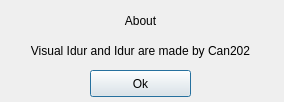
<?xml version="1.0" encoding="UTF-8"?>
<ui version="4.0">
 <class>Dialog</class>
 <widget class="QDialog" name="Dialog">
  <property name="geometry">
   <rect>
    <x>0</x>
    <y>0</y>
    <width>284</width>
    <height>102</height>
   </rect>
  </property>
  <property name="windowTitle">
   <string>Message</string>
  </property>
  <widget class="QPushButton" name="OkButton">
   <property name="geometry">
    <rect>
     <x>90</x>
     <y>70</y>
     <width>101</width>
     <height>27</height>
    </rect>
   </property>
   <property name="text">
    <string>Ok</string>
   </property>
  </widget>
  <widget class="QLabel" name="TittleMessage">
   <property name="geometry">
    <rect>
     <x>0</x>
     <y>10</y>
     <width>281</width>
     <height>21</height>
    </rect>
   </property>
   <property name="text">
    <string>About</string>
   </property>
   <property name="alignment">
    <set>Qt::AlignCenter</set>
   </property>
  </widget>
  <widget class="QLabel" name="TittleMessage_2">
   <property name="geometry">
    <rect>
     <x>0</x>
     <y>40</y>
     <width>281</width>
     <height>21</height>
    </rect>
   </property>
   <property name="text">
    <string>Visual Idur and Idur are made by Can202</string>
   </property>
   <property name="alignment">
    <set>Qt::AlignCenter</set>
   </property>
  </widget>
 </widget>
 <resources/>
 <connections/>
</ui>
